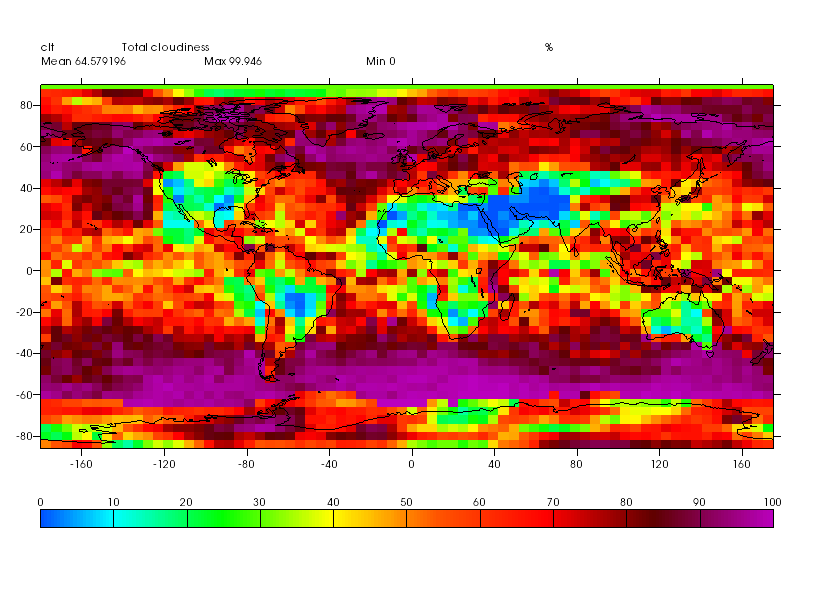

Source code (Python):
import os, sys, vcs, cdms2
src=sys.argv[1]
pth = os.path.join(os.path.dirname(src),"..")
sys.path.append(pth)
import checkimage
cdmsfile = cdms2.open(sys.prefix+"/sample_data/clt.nc")
data = cdmsfile('clt')
x = vcs.init()
x.plot(data, bg=1)
x.close()
x.plot(data[4][1:89], bg=1)
fnm = "test_vcs_close.png"
x.png(fnm)
ret = checkimage.check_result_image(fnm, src, checkimage.defaultThreshold)
sys.exit(ret)
